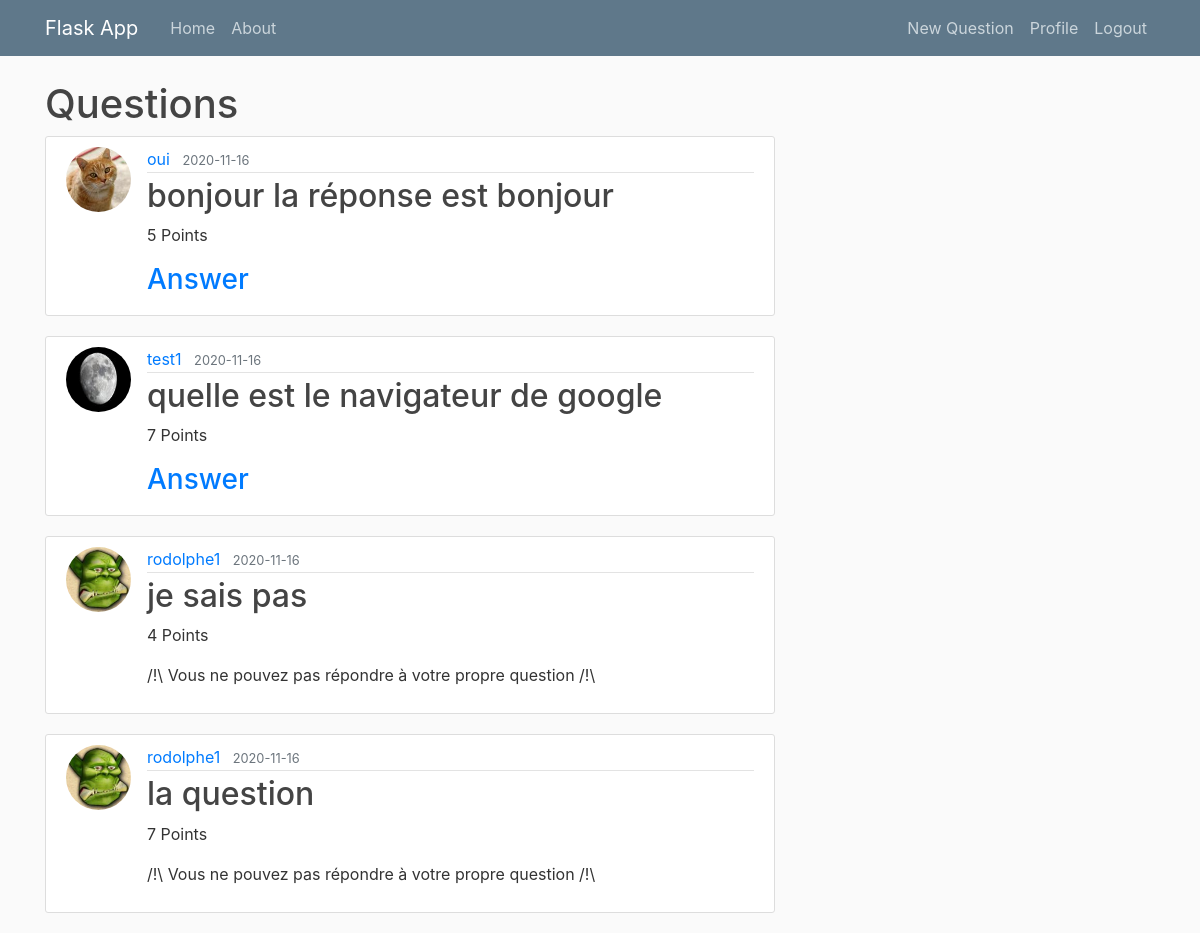
Screenshot of / (signed in) with the database file from the repository.
### webapp/models.py (models this page shows, shortened)
class Questions(db.Model):									#Create a Table named 'post' (in lowercase) inheriting from db.Model
	id = db.Column(db.Integer, primary_key=True)
	content = db.Column(db.String(20), nullable=False)
	points = db.Column(db.Integer, nullable=False)
	response = db.Column(db.String(50), nullable=False)
	date_posted = db.Column(db.DateTime, nullable=False, default=datetime.utcnow)
	user_id = db.Column(db.Integer, db.ForeignKey('user.id'), nullable=False)

class User(db.Model, UserMixin):									#Create a Table named 'user' (in lowercase) inheriting from db.Model
	id = db.Column(db.Integer, primary_key=True)
	username = db.Column(db.String(20), unique=True, nullable=False)
	email = db.Column(db.String(120), unique=True, nullable=False)
	image_file = db.Column(db.String(20), nullable=False, default='default.jpg')
	password = db.Column(db.String(60), nullable=False)
	points = db.Column(db.Integer, nullable=False)
	questions = db.relationship('Questions', backref='author', lazy=True)					#Define the relationship with the post (to make a foreign key in Post table)

### webapp/routes.py (the view)
@app.route('/home')												#this two décorator create 2 routes to return the same html code
@app.route('/')													#flask class object ("app") decorator to change de function and generate HTML
def home():														#decorated function
	questions = Questions.query.all()
	return render_template('home.html', questions=questions)    #return home.html and give it a variable posts

### webapp/models.py (called while the page is built)
@login_manager.user_loader
def load_user(user_id):
	return User.query.get(user_id)

### webapp/templates/home.html
{% extends "layout.html" %}
{% block content %}
	<h1>Questions</h1>
	{% for question in questions %}
		<article class="media content-section">
			<img class="rounded-circle article-img" src="{{ url_for('static', filename='profile_pics/' + question.author.image_file) }}">
		  <div class="media-body">
		    <div class="article-metadata">
		      <a class="mr-2" href="{{ url_for('user_profile', id=question.author.id) }}">{{ question.author.username }}</a>
		      <small class="text-muted">{{ question.date_posted.strftime('%Y-%m-%d') }}</small>
		    </div>
		    <h2><a class="article-title" href="#">{{ question.content }}</a></h2>
		    <p class="article-content">{{ question.points }} Points</p>
		    {% if question.author.id != current_user.id %}
		    <h3><a href="{{ url_for('answer_question', id=question.id) }}">Answer</a></h3>
		    {% else %}
		    <p>/!\ Vous ne pouvez pas répondre à votre propre question /!\</p>
		    {% endif %}
		  </div>
		</article>
	{% endfor %}
{% endblock %}

### webapp/static/main.css (style rules this page uses)
body { background: #fafafa; color: #333333; margin-top: 5rem; }
h1, h2, h3, h4, h5, h6 { color: #444444; }
.content-section { background: #ffffff; padding: 10px 20px; border: 1px solid #dddddd; border-radius: 3px; margin-bottom: 20px; }
.article-title { color: #444444; }
.article-content { white-space: pre-line; }
.article-img { height: 65px; width: 65px; margin-right: 16px; }
.article-metadata { padding-bottom: 1px; margin-bottom: 4px; border-bottom: 1px solid #e3e3e3 }

### rows the page displays
Questions: image_file (picture), author.username "oui", date_posted "2020-11-16", content "bonjour la réponse est bonjour", points "5"
Questions: image_file (picture), author.username "test1", date_posted "2020-11-16", content "quelle est le navigateur de google", points "7"
Questions: image_file (placeholder picture), author.username "rodolphe1", date_posted "2020-11-16", content "je sais pas", points "4", shows "/!\\ Vous ne pouvez pas répondre à votre propre question /!\\"
Questions: image_file (placeholder picture), author.username "rodolphe1", date_posted "2020-11-16", content "la question", points "7", shows "/!\\ Vous ne pouvez pas répondre à votre propre question /!\\"
